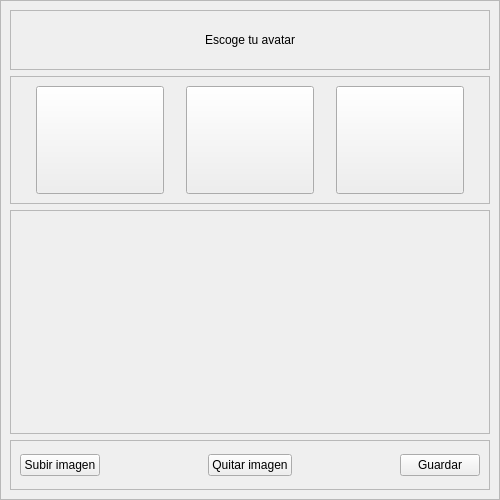
<?xml version="1.0" encoding="UTF-8"?>
<ui version="4.0">
 <class>Avatar</class>
 <widget class="QMainWindow" name="Avatar">
  <property name="geometry">
   <rect>
    <x>0</x>
    <y>0</y>
    <width>500</width>
    <height>500</height>
   </rect>
  </property>
  <property name="maximumSize">
   <size>
    <width>500</width>
    <height>500</height>
   </size>
  </property>
  <property name="windowTitle">
   <string>MainWindow</string>
  </property>
  <widget class="QWidget" name="centralwidget">
   <layout class="QVBoxLayout" name="verticalLayout">
    <property name="spacing">
     <number>0</number>
    </property>
    <property name="leftMargin">
     <number>0</number>
    </property>
    <property name="topMargin">
     <number>0</number>
    </property>
    <property name="rightMargin">
     <number>0</number>
    </property>
    <property name="bottomMargin">
     <number>0</number>
    </property>
    <item>
     <widget class="QFrame" name="frame">
      <property name="frameShape">
       <enum>QFrame::StyledPanel</enum>
      </property>
      <property name="frameShadow">
       <enum>QFrame::Raised</enum>
      </property>
      <layout class="QVBoxLayout" name="verticalLayout_2">
       <item>
        <widget class="QFrame" name="frame_2">
         <property name="maximumSize">
          <size>
           <width>16777215</width>
           <height>60</height>
          </size>
         </property>
         <property name="frameShape">
          <enum>QFrame::StyledPanel</enum>
         </property>
         <property name="frameShadow">
          <enum>QFrame::Raised</enum>
         </property>
         <layout class="QHBoxLayout" name="horizontalLayout">
          <item alignment="Qt::AlignHCenter">
           <widget class="QLabel" name="label">
            <property name="styleSheet">
             <string notr="true">font: 700 24pt &quot;Inter&quot;;
color: rgb(0, 0, 0);</string>
            </property>
            <property name="text">
             <string>Escoge tu avatar</string>
            </property>
           </widget>
          </item>
         </layout>
        </widget>
       </item>
       <item>
        <widget class="QFrame" name="frame_avatars_defecto">
         <property name="maximumSize">
          <size>
           <width>16777215</width>
           <height>128</height>
          </size>
         </property>
         <property name="frameShape">
          <enum>QFrame::StyledPanel</enum>
         </property>
         <property name="frameShadow">
          <enum>QFrame::Raised</enum>
         </property>
         <layout class="QHBoxLayout" name="horizontalLayout_3">
          <item>
           <widget class="QPushButton" name="op1">
            <property name="maximumSize">
             <size>
              <width>128</width>
              <height>128</height>
             </size>
            </property>
            <property name="autoFillBackground">
             <bool>false</bool>
            </property>
            <property name="styleSheet">
             <string notr="true"/>
            </property>
            <property name="text">
             <string/>
            </property>
            <property name="iconSize">
             <size>
              <width>128</width>
              <height>128</height>
             </size>
            </property>
            <property name="flat">
             <bool>false</bool>
            </property>
           </widget>
          </item>
          <item>
           <widget class="QPushButton" name="op2">
            <property name="maximumSize">
             <size>
              <width>128</width>
              <height>128</height>
             </size>
            </property>
            <property name="text">
             <string/>
            </property>
            <property name="iconSize">
             <size>
              <width>128</width>
              <height>128</height>
             </size>
            </property>
           </widget>
          </item>
          <item>
           <widget class="QPushButton" name="op3">
            <property name="maximumSize">
             <size>
              <width>128</width>
              <height>128</height>
             </size>
            </property>
            <property name="text">
             <string/>
            </property>
            <property name="iconSize">
             <size>
              <width>128</width>
              <height>128</height>
             </size>
            </property>
           </widget>
          </item>
         </layout>
        </widget>
       </item>
       <item>
        <widget class="QFrame" name="frame_avatar">
         <property name="maximumSize">
          <size>
           <width>16777215</width>
           <height>16777215</height>
          </size>
         </property>
         <property name="frameShape">
          <enum>QFrame::StyledPanel</enum>
         </property>
         <property name="frameShadow">
          <enum>QFrame::Raised</enum>
         </property>
         <layout class="QVBoxLayout" name="verticalLayout_3">
          <item alignment="Qt::AlignHCenter|Qt::AlignVCenter">
           <widget class="QLabel" name="label_avatar">
            <property name="text">
             <string> </string>
            </property>
           </widget>
          </item>
         </layout>
        </widget>
       </item>
       <item>
        <widget class="QFrame" name="frame_4">
         <property name="maximumSize">
          <size>
           <width>16777215</width>
           <height>50</height>
          </size>
         </property>
         <property name="frameShape">
          <enum>QFrame::StyledPanel</enum>
         </property>
         <property name="frameShadow">
          <enum>QFrame::Raised</enum>
         </property>
         <layout class="QHBoxLayout" name="horizontalLayout_2">
          <item alignment="Qt::AlignLeft">
           <widget class="QPushButton" name="btn_subir_imagen">
            <property name="styleSheet">
             <string notr="true">font: 10pt &quot;Inter&quot;;</string>
            </property>
            <property name="text">
             <string>Subir imagen</string>
            </property>
           </widget>
          </item>
          <item alignment="Qt::AlignHCenter">
           <widget class="QPushButton" name="btn_quitarimagen">
            <property name="styleSheet">
             <string notr="true">font: 10pt &quot;Inter&quot;;</string>
            </property>
            <property name="text">
             <string>Quitar imagen</string>
            </property>
            <property name="flat">
             <bool>false</bool>
            </property>
           </widget>
          </item>
          <item alignment="Qt::AlignRight">
           <widget class="QPushButton" name="btn_guardar">
            <property name="styleSheet">
             <string notr="true">font: 10pt &quot;Inter&quot;;</string>
            </property>
            <property name="text">
             <string>Guardar</string>
            </property>
           </widget>
          </item>
         </layout>
        </widget>
       </item>
      </layout>
     </widget>
    </item>
   </layout>
  </widget>
 </widget>
 <resources/>
 <connections/>
</ui>
